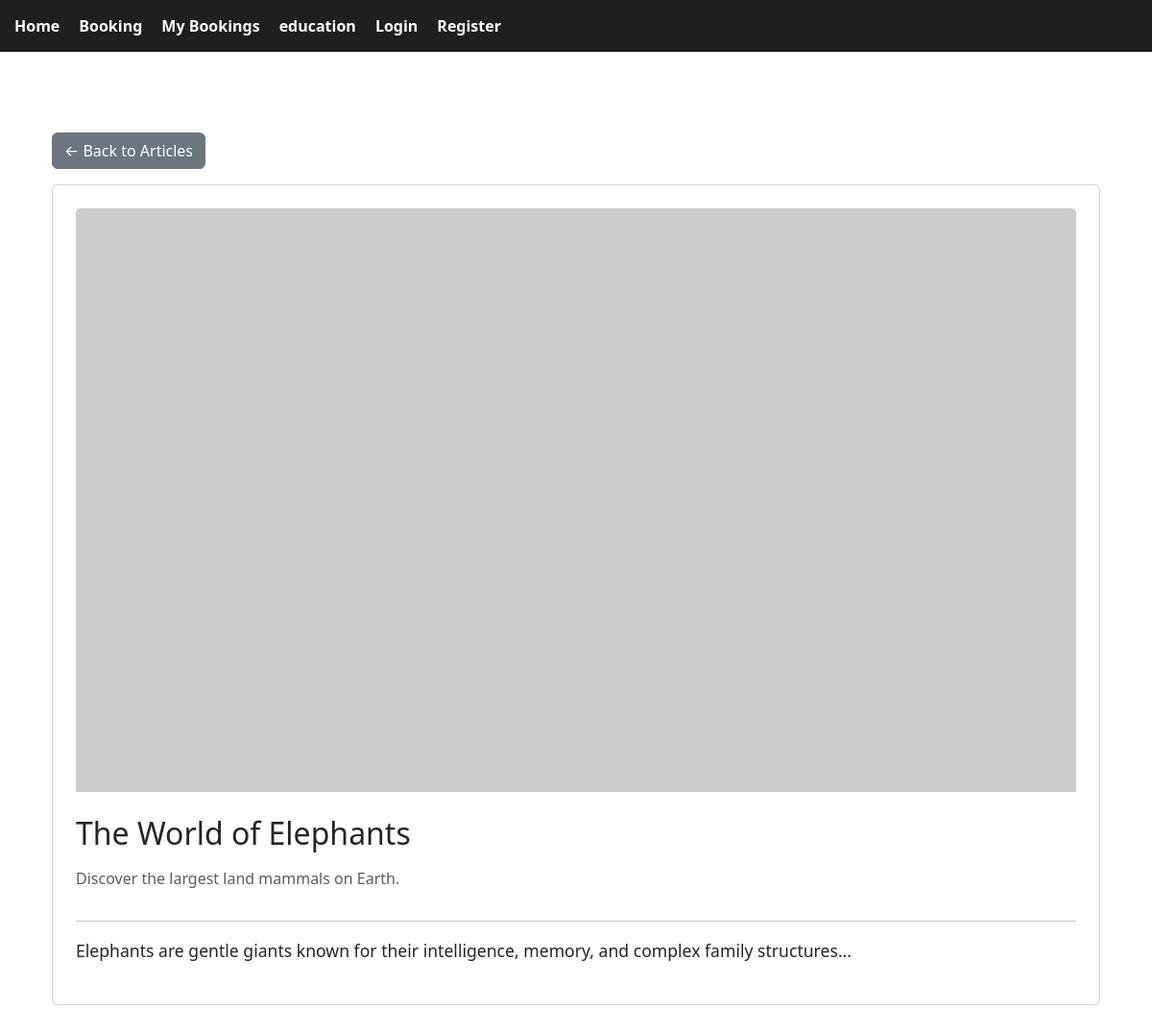
Page /article/3 on the committed database.
### tables this page shows
CREATE TABLE education (
        id INTEGER PRIMARY KEY AUTOINCREMENT,
        title TEXT NOT NULL,
        summary TEXT,
        image TEXT,
        content TEXT
    );

### app.py (the view)
@app.route("/article/<int:article_id>")
def article_detail(article_id):
    db = get_db()
    db.row_factory = sqlite3.Row
    c = db.cursor()
    article = c.execute("""
        SELECT * FROM education WHERE id=?
    """, (article_id,)).fetchone()
    if article is None:
        return "Article not found", 404
    return render_template("article_detail.html", article=article)

### app.py (called while the page is built)
def get_db():
    return sqlite3.connect("booking.db", check_same_thread=False)

### templates/article_detail.html
{% extends "base.html" %}
{% block content %}
<div class="container mt-4">
    <a href="/education" class="btn btn-secondary mb-3">← Back to Articles</a>
    <div class="card p-4">
        <img src="{{ article['image'] or 'https://via.placeholder.com/800x400' }}"
             class="card-img-top mb-4"
             alt="{{ article['title'] }}">
        <h2 class="mb-3">{{ article['title'] }}</h2>
        <p class="text-muted">{{ article['summary'] }}</p>
        <hr>
        <p style="font-size: 1.1rem; line-height: 1.7;">
            {{ article['content'] }}
        </p>
    </div>
</div>
{% endblock %}

### static/styles.css (style rules this page uses)
body { font-family: Arial, sans-serif; margin: 0; }
.container { padding: 30px; }
body { font-family: Calibri, sans-serif; }

### rows in the picture
education: title "The World of Elephants", summary "Discover the largest land mammals on Earth.", content "Elephants are gentle giants known for their intelligence, memory, and complex family structures..."
